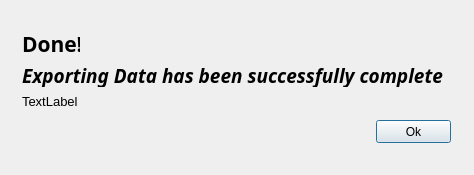
<?xml version="1.0" encoding="UTF-8"?>
<ui version="4.0">
 <class>Dialog_done</class>
 <widget class="QDialog" name="Dialog_done">
  <property name="geometry">
   <rect>
    <x>0</x>
    <y>0</y>
    <width>474</width>
    <height>175</height>
   </rect>
  </property>
  <property name="sizePolicy">
   <sizepolicy hsizetype="Expanding" vsizetype="Fixed">
    <horstretch>100</horstretch>
    <verstretch>100</verstretch>
   </sizepolicy>
  </property>
  <property name="windowTitle">
   <string>Complete</string>
  </property>
  <widget class="QLabel" name="label_2">
   <property name="geometry">
    <rect>
     <x>22</x>
     <y>63</y>
     <width>421</width>
     <height>24</height>
    </rect>
   </property>
   <property name="font">
    <font>
     <family>Trebuchet MS</family>
     <pointsize>14</pointsize>
     <weight>75</weight>
     <italic>true</italic>
     <bold>true</bold>
    </font>
   </property>
   <property name="text">
    <string>Exporting Data has been successfully complete</string>
   </property>
  </widget>
  <widget class="QLabel" name="label">
   <property name="geometry">
    <rect>
     <x>22</x>
     <y>32</y>
     <width>58</width>
     <height>23</height>
    </rect>
   </property>
   <property name="font">
    <font>
     <family>Mongolian Baiti</family>
     <pointsize>16</pointsize>
     <weight>75</weight>
     <bold>true</bold>
    </font>
   </property>
   <property name="text">
    <string>Done!</string>
   </property>
  </widget>
  <widget class="QPushButton" name="close_btn4">
   <property name="geometry">
    <rect>
     <x>376</x>
     <y>120</y>
     <width>75</width>
     <height>23</height>
    </rect>
   </property>
   <property name="text">
    <string>Ok</string>
   </property>
  </widget>
  <widget class="QLabel" name="date_label">
   <property name="geometry">
    <rect>
     <x>22</x>
     <y>93</y>
     <width>581</width>
     <height>16</height>
    </rect>
   </property>
   <property name="sizePolicy">
    <sizepolicy hsizetype="Expanding" vsizetype="Expanding">
     <horstretch>0</horstretch>
     <verstretch>0</verstretch>
    </sizepolicy>
   </property>
   <property name="font">
    <font>
     <pointsize>10</pointsize>
     <weight>50</weight>
     <bold>false</bold>
    </font>
   </property>
   <property name="text">
    <string>TextLabel</string>
   </property>
  </widget>
 </widget>
 <resources/>
 <connections/>
</ui>
